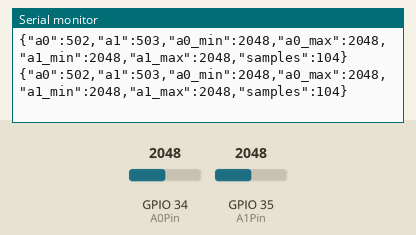
Bench run of a sketch on a simulated ESP32. Parts: the last lines printed to the serial monitor. The test bench sets the inputs (shaded band); at power-on: GPIO 34 (A0Pin) = 2048, GPIO 35 (A1Pin) = 2048.

Above: at 5.7 s.
5.8 s: GPIO 34 (A0Pin) set to 3176
At 5.91 s:
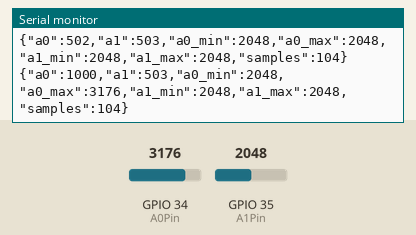
7.3 s: GPIO 34 (A0Pin) set to 3090
At 7.35 s:
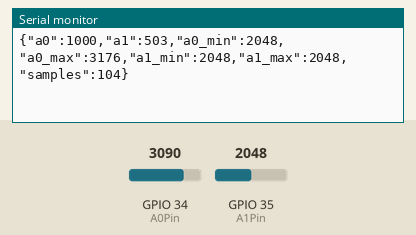
8.8 s: GPIO 35 (A1Pin) set to 3065
At 8.8 s:
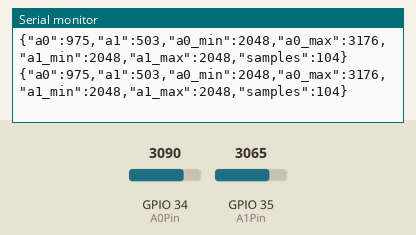
10.3 s: GPIO 35 (A1Pin) set to 3191
At 10.35 s:
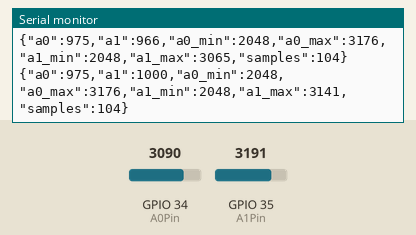
Timing chart, 0 to 12.8 s (numbered marks = the images above; inputs shaded):
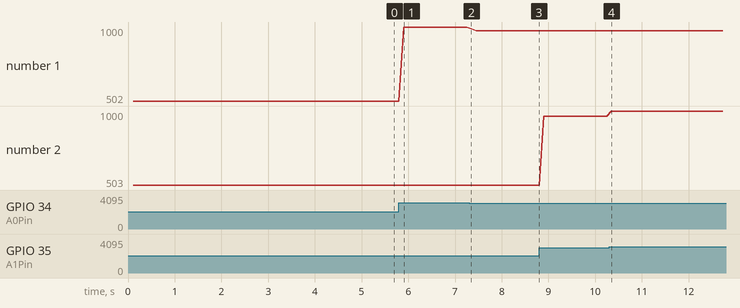

Measured:
- after the input at 5.8 s, the serial monitor: prints a new line after 0.10 s (image 1)
- after the input at 10.3 s, the serial monitor: prints a new line after 0.05 s (image 4)
- plotted number 1: 502 → 1000 after the input at 5.8 s, 1000 → 975 after the input at 7.3 s
- plotted number 2: 503 → 966 after the input at 8.8 s, 966 → 1000 after the input at 10.3 s

The sketch:

handles_reader_esp32.ino
```cpp
#include <ArduinoJson.h>

#define FILTER_LEN  64

//Will only send new data if at least TIMEDELTA ms have elapses
#define TIMEDELTA 100
//timestamp of last transmissions (will roll over rafter 50 days, so no speial handling)
unsigned long last_send_ts;

const int A0Pin=34;
const int A1Pin=35;

uint32_t A0_Buffer[FILTER_LEN];
uint16_t A0_i = 0;
uint32_t A0_Raw = 0;
uint32_t A0_Filtered = 0;
uint32_t A0_Max = 0;
uint32_t A0_Min = 0xFFFFFFFF;


uint32_t A1_Buffer[FILTER_LEN];
uint16_t A1_i = 0;
uint32_t A1_Raw = 0;
uint32_t A1_Filtered = 0;
uint32_t A1_Max = 0;
uint32_t A1_Min = 0xFFFFFFFF;

uint32_t samples_since_last_transmission=0;
DynamicJsonDocument doc(255);

uint32_t rescale(uint32_t input, uint32_t min_val, uint32_t max_val, uint32_t range, uint32_t min_thread) {
  float a = 0;
  float res = 0;
  if (input < min_val) {
    input=min_val;
  }
  else if (input > max_val) {
    input=max_val;
  }

  a = (input - min_val);
  res = range * a / ((max_val - min_val));

  if (res < min_thread) {
    res = 0;
  }
  return res;
}

void find_max(uint32_t input, uint32_t *max_val){
 if(input > *max_val){
  *max_val = input;
 }
}

void find_min(uint32_t input, uint32_t *min_val){
 if(input < *min_val){
  *min_val = input;
 }
}

uint32_t readADC_Avg(uint32_t ADC_Raw, uint32_t *An_Buffer, uint16_t *An_i)
{
  uint16_t i = 0;
  uint64_t Sum = 0;


  An_Buffer[*An_i] = ADC_Raw;
  *An_i = *An_i +1;

  if(*An_i == FILTER_LEN)
  {
    *An_i = 0;
  }
  for(i=0; i<FILTER_LEN; i++)
  {

    Sum += An_Buffer[i];
  }
  return (uint32_t)(Sum/FILTER_LEN);
}

void setup() {

  for(uint16_t i=0; i<FILTER_LEN; i++)
  {
    A0_Buffer[i] = analogRead(A0Pin);
    A1_Buffer[i] = analogRead(A1Pin);
  }

 last_send_ts=millis();
  Serial.begin(115200);
  while (!Serial); //wait for serial

}


void send() {
  doc["a0"]=rescale(A0_Filtered, 940, 3144, 1000, 10);
  doc["a1"]=rescale(A1_Filtered, 942, 3138, 1000, 10);
  doc["a0_min"] = A0_Min;
  doc["a0_max"] = A0_Max;
  doc["a1_min"] = A1_Min;
  doc["a1_max"] = A1_Max;
  doc["samples"] = samples_since_last_transmission;

  char out[255];
  serializeJson(doc, out);
  strcat(out, "\n");
  Serial.write(out);

}


void sampleInputs() {
  samples_since_last_transmission++;
  A0_Raw = analogRead(A0Pin);
  A0_Filtered = readADC_Avg(A0_Raw, A0_Buffer, &A0_i);

  A1_Raw = analogRead(A1Pin);
  A1_Filtered = readADC_Avg(A1_Raw, A1_Buffer, &A1_i);
  /** find min and max   **/
  find_min(A0_Filtered, &A0_Min);
  find_max(A0_Filtered, &A0_Max);

  find_min(A1_Filtered, &A1_Min);
  find_max(A1_Filtered, &A1_Max);
}

void loop() {
  sampleInputs();
  if (millis() - last_send_ts > TIMEDELTA) {
    send();
    last_send_ts=millis();
    samples_since_last_transmission=0;
  }
}
```
